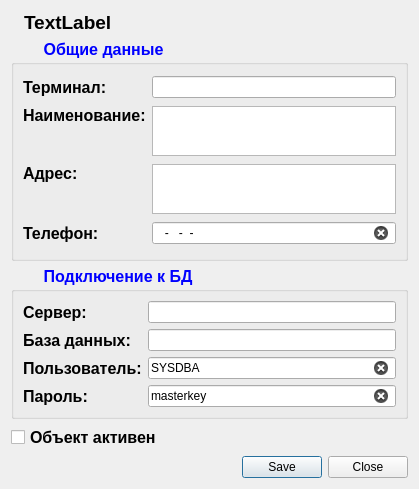
<?xml version="1.0" encoding="UTF-8"?>
<ui version="4.0">
 <class>ObjectEditDialog</class>
 <widget class="QDialog" name="ObjectEditDialog">
  <property name="geometry">
   <rect>
    <x>0</x>
    <y>0</y>
    <width>419</width>
    <height>489</height>
   </rect>
  </property>
  <property name="windowTitle">
   <string>Dialog</string>
  </property>
  <property name="windowIcon">
   <iconset resource="../resource.qrc">
    <normaloff>:/Images/GasStation.png</normaloff>:/Images/GasStation.png</iconset>
  </property>
  <layout class="QGridLayout" name="gridLayout_4">
   <item row="0" column="0">
    <layout class="QGridLayout" name="gridLayout" columnstretch="0,1">
     <item row="0" column="0">
      <widget class="QLabel" name="label">
       <property name="text">
        <string/>
       </property>
       <property name="pixmap">
        <pixmap resource="../resource.qrc">:/Images/GasStation.png</pixmap>
       </property>
      </widget>
     </item>
     <item row="0" column="1">
      <widget class="QLabel" name="labelClientName">
       <property name="font">
        <font>
         <pointsize>14</pointsize>
         <weight>75</weight>
         <bold>true</bold>
        </font>
       </property>
       <property name="text">
        <string>TextLabel</string>
       </property>
       <property name="wordWrap">
        <bool>true</bool>
       </property>
      </widget>
     </item>
    </layout>
   </item>
   <item row="2" column="0">
    <widget class="QGroupBox" name="groupBox_2">
     <property name="font">
      <font>
       <pointsize>-1</pointsize>
       <weight>75</weight>
       <bold>true</bold>
      </font>
     </property>
     <property name="styleSheet">
      <string notr="true">QGroupBox
{
   font-weight: bold;
   font-size: 16px;
   margin-top: 3ex; /* предусмотрим место для заголовка!!!  */
}
QGroupBox::title {
    subcontrol-origin: margin;
    subcontrol-position: top left;
    left: 20px;
   padding: 0 10px;
   color: blue;
}</string>
     </property>
     <property name="title">
      <string>Подключение к БД</string>
     </property>
     <property name="flat">
      <bool>true</bool>
     </property>
     <layout class="QGridLayout" name="gridLayout_3">
      <item row="0" column="0">
       <widget class="QLabel" name="label_8">
        <property name="font">
         <font>
          <pointsize>12</pointsize>
          <weight>75</weight>
          <bold>true</bold>
         </font>
        </property>
        <property name="text">
         <string>Сервер:</string>
        </property>
       </widget>
      </item>
      <item row="2" column="0">
       <widget class="QLabel" name="label_5">
        <property name="font">
         <font>
          <pointsize>12</pointsize>
          <weight>75</weight>
          <bold>true</bold>
         </font>
        </property>
        <property name="text">
         <string>Пользователь:</string>
        </property>
       </widget>
      </item>
      <item row="1" column="1">
       <widget class="QLineEdit" name="lineEditDatabase">
        <property name="text">
         <string/>
        </property>
        <property name="clearButtonEnabled">
         <bool>true</bool>
        </property>
       </widget>
      </item>
      <item row="3" column="0">
       <widget class="QLabel" name="label_6">
        <property name="font">
         <font>
          <pointsize>12</pointsize>
          <weight>75</weight>
          <bold>true</bold>
         </font>
        </property>
        <property name="text">
         <string>Пароль:</string>
        </property>
       </widget>
      </item>
      <item row="0" column="1">
       <widget class="QLineEdit" name="lineEditServer">
        <property name="clearButtonEnabled">
         <bool>true</bool>
        </property>
       </widget>
      </item>
      <item row="2" column="1">
       <widget class="QLineEdit" name="lineEditUserDB">
        <property name="text">
         <string>SYSDBA</string>
        </property>
        <property name="clearButtonEnabled">
         <bool>true</bool>
        </property>
       </widget>
      </item>
      <item row="1" column="0">
       <widget class="QLabel" name="label_9">
        <property name="font">
         <font>
          <pointsize>12</pointsize>
          <weight>75</weight>
          <bold>true</bold>
         </font>
        </property>
        <property name="text">
         <string>База данных:</string>
        </property>
       </widget>
      </item>
      <item row="3" column="1">
       <widget class="QLineEdit" name="lineEditPassDB">
        <property name="text">
         <string>masterkey</string>
        </property>
        <property name="clearButtonEnabled">
         <bool>true</bool>
        </property>
       </widget>
      </item>
     </layout>
    </widget>
   </item>
   <item row="3" column="0">
    <widget class="QCheckBox" name="checkBoxIsActive">
     <property name="font">
      <font>
       <pointsize>12</pointsize>
       <weight>75</weight>
       <bold>true</bold>
      </font>
     </property>
     <property name="text">
      <string>Объект активен</string>
     </property>
    </widget>
   </item>
   <item row="1" column="0">
    <widget class="QGroupBox" name="groupBox">
     <property name="font">
      <font>
       <pointsize>-1</pointsize>
       <weight>75</weight>
       <bold>true</bold>
      </font>
     </property>
     <property name="styleSheet">
      <string notr="true">QGroupBox
{
   font-weight: bold;
   font-size: 16px;
   margin-top: 3ex; /* предусмотрим место для заголовка!!!  */
}
QGroupBox::title {
    subcontrol-origin: margin;
    subcontrol-position: top left;
    left: 20px;
   padding: 0 10px;
   color: blue;
}</string>
     </property>
     <property name="title">
      <string>Общие данные</string>
     </property>
     <property name="flat">
      <bool>true</bool>
     </property>
     <property name="checkable">
      <bool>false</bool>
     </property>
     <layout class="QGridLayout" name="gridLayout_2">
      <item row="0" column="0">
       <widget class="QLabel" name="label_7">
        <property name="font">
         <font>
          <pointsize>12</pointsize>
          <weight>75</weight>
          <bold>true</bold>
         </font>
        </property>
        <property name="text">
         <string>Терминал:</string>
        </property>
       </widget>
      </item>
      <item row="2" column="0" alignment="Qt::AlignTop">
       <widget class="QLabel" name="label_3">
        <property name="font">
         <font>
          <pointsize>12</pointsize>
          <weight>75</weight>
          <bold>true</bold>
         </font>
        </property>
        <property name="text">
         <string>Адрес:</string>
        </property>
       </widget>
      </item>
      <item row="3" column="0">
       <widget class="QLabel" name="label_4">
        <property name="font">
         <font>
          <pointsize>12</pointsize>
          <weight>75</weight>
          <bold>true</bold>
         </font>
        </property>
        <property name="text">
         <string>Телефон:</string>
        </property>
       </widget>
      </item>
      <item row="0" column="1">
       <widget class="QLineEdit" name="lineEditTerminalID">
        <property name="inputMask">
         <string/>
        </property>
        <property name="clearButtonEnabled">
         <bool>true</bool>
        </property>
       </widget>
      </item>
      <item row="1" column="0" alignment="Qt::AlignTop">
       <widget class="QLabel" name="label_2">
        <property name="font">
         <font>
          <pointsize>12</pointsize>
          <weight>75</weight>
          <bold>true</bold>
         </font>
        </property>
        <property name="text">
         <string>Наименование:</string>
        </property>
       </widget>
      </item>
      <item row="3" column="1">
       <widget class="QLineEdit" name="lineEditPhone">
        <property name="inputMask">
         <string>000-000-00-00</string>
        </property>
        <property name="text">
         <string>---</string>
        </property>
        <property name="clearButtonEnabled">
         <bool>true</bool>
        </property>
       </widget>
      </item>
      <item row="1" column="1">
       <widget class="QPlainTextEdit" name="plainTextEditName">
        <property name="minimumSize">
         <size>
          <width>0</width>
          <height>50</height>
         </size>
        </property>
        <property name="maximumSize">
         <size>
          <width>16777215</width>
          <height>50</height>
         </size>
        </property>
       </widget>
      </item>
      <item row="2" column="1">
       <widget class="QPlainTextEdit" name="plainTextEditAddress">
        <property name="maximumSize">
         <size>
          <width>16777215</width>
          <height>50</height>
         </size>
        </property>
       </widget>
      </item>
     </layout>
    </widget>
   </item>
   <item row="4" column="0">
    <widget class="QDialogButtonBox" name="buttonBox">
     <property name="standardButtons">
      <set>QDialogButtonBox::Close|QDialogButtonBox::Save</set>
     </property>
    </widget>
   </item>
  </layout>
 </widget>
 <resources>
  <include location="../resource.qrc"/>
 </resources>
 <connections/>
</ui>
